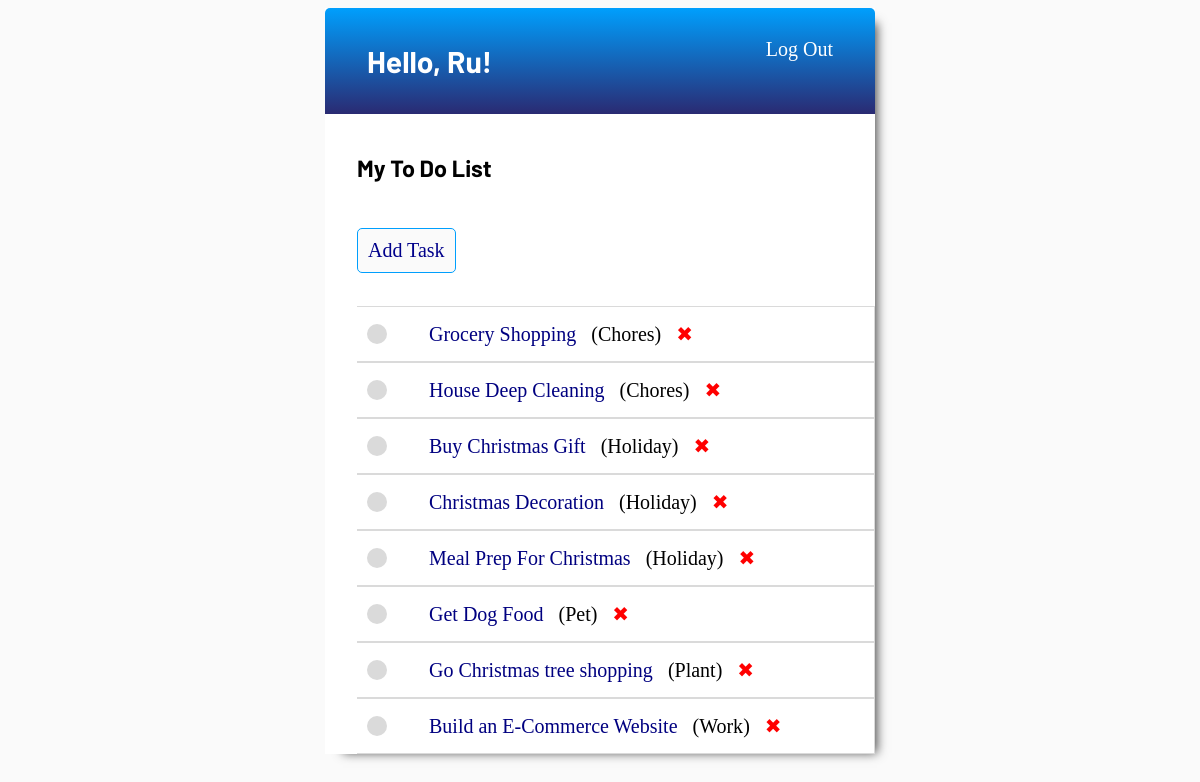
The page / (signed in) on the database its author committed.
### task/models.py (models this page shows, shortened)
class Task(models.Model):
    user = models.ForeignKey(User, on_delete = models.CASCADE)
    task_name = models.CharField(max_length=200)
    complete = models.BooleanField(default=False)
    description = models.TextField(null=True, blank=True)
    category = models.CharField(max_length=50, null=True, blank=True)
    creation = models.DateTimeField(auto_now_add=True)
    deadline = models.DateField(null=True, blank=True)
    id = models.UUIDField(default=uuid.uuid4, unique=True, primary_key=True, editable=False)
    class Meta:
        ordering = ['category', 'deadline', 'task_name']

### task/views.py (the view)
# urls.py: path('', views.home, name=""),
@login_required(login_url='login')
def home(request):
    page = 'home'
    user = request.user
    tasks = user.task_set.all()
    context = {"page": page, "tasks": tasks}
    return render(request,"task/home.html", context)

### task/templates/task/home.html (shortened to what this page needs)
{% extends 'task/main.html' %}
{% load static %}
{% block content %}
    <div class="greet_search">
        <h3 class="title">My To Do List</h3>
        <br/>
        <div class="add_task">
            <a class="btn" href="{% url 'create-task' %}">Add Task</a>
        </div>
    </div>
<br/>
    <div class="task-wrapper">
        {% for task in tasks %}
            <div class="task-list">
                {% if task.complete %}
                <div class="task-complete-icon"></div>
                <div class="list-row title"><s><a href="{% url 'update-task' task.id %}">{{ task.task_name }}</a></s></div>
                {% else %}
                <div class="task-incomplete-icon"></div>
                <div class="list-row title"><a href="{% url 'update-task' task.id %}">{{ task.task_name }}</a></div>
                {% endif %}
                <div class="list-row">({{ task.category }})</div>
                <div class="list-row delete"><a href="{% url 'delete-task' task.id %}">&#10006;</a></div>
            </div>
        {% empty %}
        <p class="task-list">You don't have any task item</p>
        {% endfor %}
    </div>
{% endblock content %}

### task/templates/task/navbar.html
{% load static %}
{% if page == 'create' or page == 'update' or page == 'delete'%}
{% else %}
<div class="navbar">
    {% if user.is_authenticated %}
    <h2 class="greeting">Hello, {{user.first_name}}!</h2>
    {% elif page == "logout" %}
    <h2 class="greeting">Bye!</h2>
    {% endif %}
    <ul class="navbar-links">
        {% if page == 'home' %}
        <li class="nav-item"><a href="{% url 'logout' %}">Log Out</a></li>
        {% elif page == 'register' or page == 'login' %}
        {% else %}
        <li class="nav-item"><a href="{% url 'login' %}">Log In</a></li>
        {% endif %}
    </ul>
</div>
{% endif %}

### static/main.css (style rules this page uses)
body { font-size: 20px; font-family: EB Garamond; background-color: #FAFAFA; }
h1, h2, h3, h4, h5 { font-family: 'Barlow', sans-serif; }
.btn { border: 1px solid #009FFD; background-color: #FAFAFA; color: darkblue; padding: 10px; font-size: 20px; font-family: EB Garamond; border-radius: 5px; cursor: pointer; text-decoration: none; margin-bottom: 10px; }
.navbar { display: flex; justify-content: space-between; background: linear-gradient(#009FFD, #2A2A72); color: #fff; padding: 10px; border-radius: 5px 5px 0 0; }
.greeting { margin-left: 2rem; }
.nav-item { display: flex; justify-content: flex-end; margin-right: 2rem; }
.nav-item a { color: #fff; text-decoration: none; }
.task-list { display: flex; justify-content: flex-start; align-items: center; column-gap: 10px; margin-left: 2rem; padding: 10px; border: rgb(218,218,218) 1px solid; border-left: 0; }
.list-row { margin: 5px 0px 5px 5px; }
.title a { color: navy !important; }
.list-row a { text-decoration: none; color: black; }
.delete a { color: red; text-decoration: none; }
.search, .add_task, .messages, .title { display: flex; justify-content: flex-start; margin-left: 2rem; }
.task-incomplete-icon { border-radius: 50%; background-color: rgb(218,218,218); height: 20px; width: 20px; }

### rows shown on the page
Task: task_name "Grocery Shopping", category "Chores"
Task: task_name "House Deep Cleaning", category "Chores"
Task: task_name "Buy Christmas Gift", category "Holiday"
Task: task_name "Christmas Decoration", category "Holiday"
Task: task_name "Meal Prep For Christmas", category "Holiday"
Task: task_name "Get Dog Food", category "Pet"
Task: task_name "Go Christmas tree shopping", category "Plant"
Task: task_name "Build an E-Commerce Website", category "Work"

### other values the page prints
{{ user.first_name }} "Ru"
